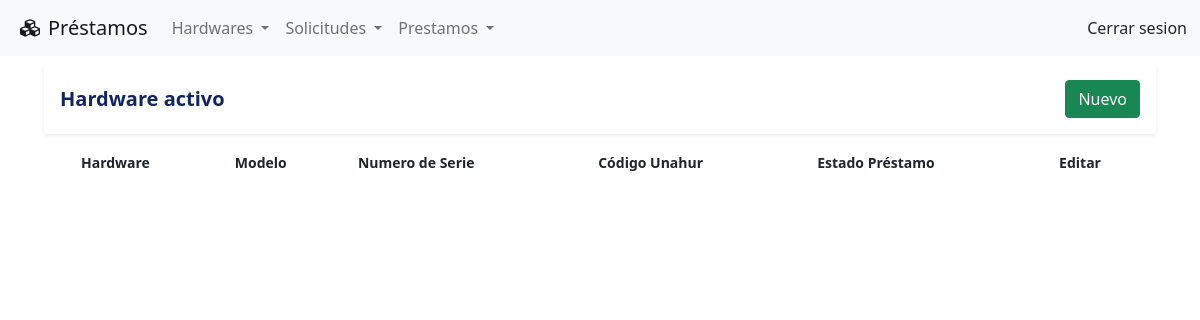
/hardware/activo, run on an earlier commit of the app's database.
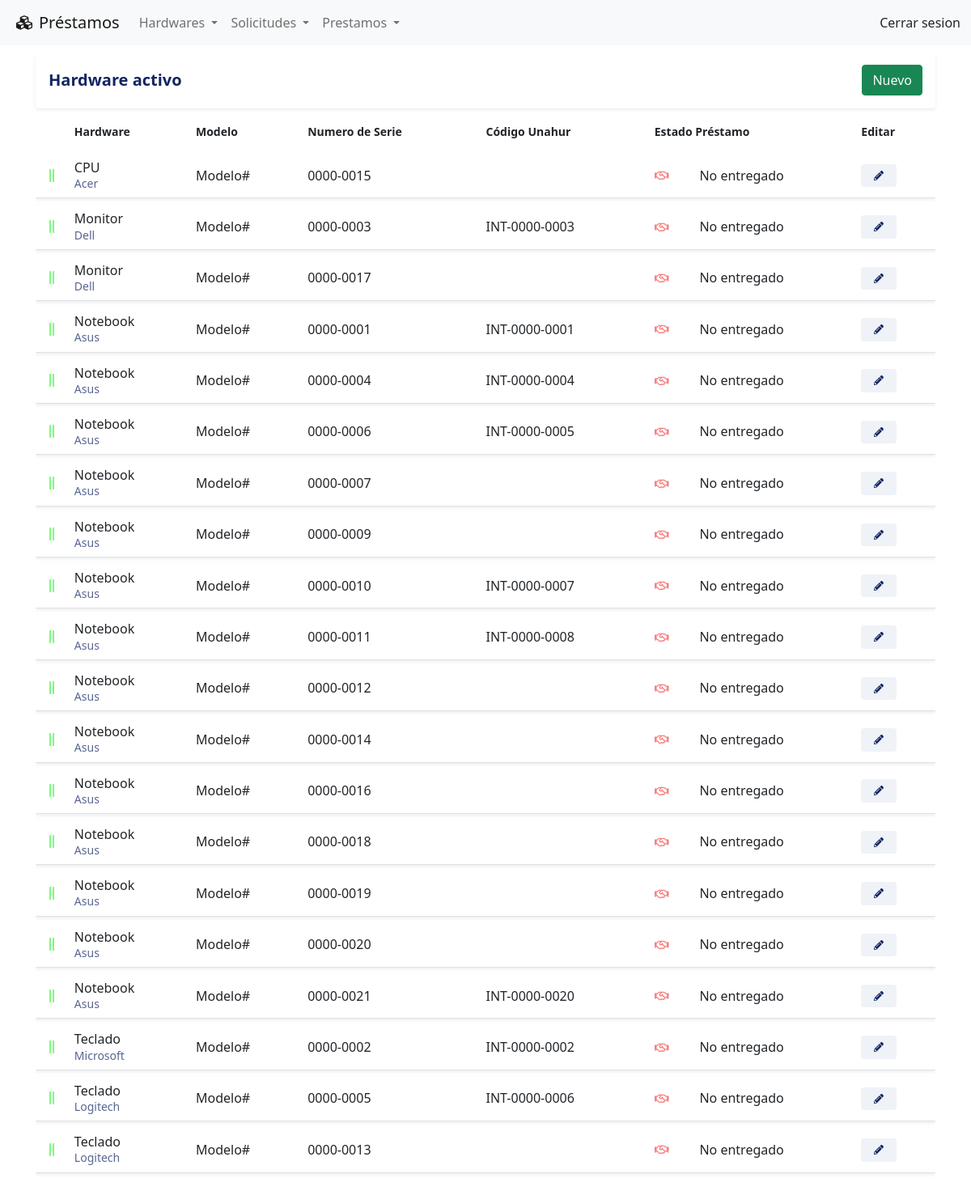
And on a later commit of the database.
### tables this page shows
CREATE TABLE IF NOT EXISTS hardwares
(
    id_hardware INT AUTO_INCREMENT PRIMARY KEY NOT NULL,
    id_tipo_hardware INT NOT NULL,
    id_marca INT NOT NULL,
    descripcion_hardware VARCHAR(1024),
    modelo VARCHAR(40) NOT NULL,
    numero_serie VARCHAR(40) NOT NULL UNIQUE,
    codigo_interno VARCHAR(40),
    id_estado_hardware INT NOT NULL,
    id_estado_prestamo INT NOT NULL,
    created_at TIMESTAMP DEFAULT CURRENT_TIMESTAMP,
    updated_at DATETIME DEFAULT CURRENT_TIMESTAMP ON UPDATE CURRENT_TIMESTAMP,
    FOREIGN KEY (id_tipo_hardware) REFERENCES tipos_hardware (id_tipo_hardware),
    FOREIGN KEY (id_marca) REFERENCES marcas (id_marca)
);

CREATE TABLE IF NOT EXISTS tipos_hardware
(
    id_tipo_hardware INT AUTO_INCREMENT PRIMARY KEY NOT NULL,
    tipo_hardware VARCHAR(40) NOT NULL UNIQUE,
    created_at TIMESTAMP DEFAULT CURRENT_TIMESTAMP,
    updated_at DATETIME DEFAULT CURRENT_TIMESTAMP ON UPDATE CURRENT_TIMESTAMP
);

CREATE TABLE IF NOT EXISTS marcas
(
    id_marca INT AUTO_INCREMENT PRIMARY KEY NOT NULL,
    marca VARCHAR(40) NOT NULL UNIQUE,
    created_at TIMESTAMP DEFAULT CURRENT_TIMESTAMP,
    updated_at DATETIME DEFAULT CURRENT_TIMESTAMP ON UPDATE CURRENT_TIMESTAMP
);

CREATE TABLE IF NOT EXISTS estados_prestamo
( 
    id_estado_prestamo INT AUTO_INCREMENT PRIMARY KEY NOT NULL, 
    estado_prestamo VARCHAR(40) NOT NULL UNIQUE,
    color_estado_prestamo VARCHAR(40) NOT NULL, 
    created_at TIMESTAMP DEFAULT CURRENT_TIMESTAMP,
    updated_at DATETIME DEFAULT CURRENT_TIMESTAMP ON UPDATE CURRENT_TIMESTAMP
);

### controllers/hardwareController.php (called while the page is built, shortened)
<?php
require_once 'models/hardwareModel.php';
class HardwareController{
    public function activo() {
        $hardware = new HardwareModel();
        $hardwares = $hardware->getAll();
        $estado = 1;
        require_once 'views/hardware/listado.php';
    }
}

### index.php (called while the page is built, shortened)
<?php
    require_once "config/database.php";
    include_once "views/layouts/header.php";
    include_once "views/layouts/main.php";
    include_once "views/layouts/footer.php";
?>

### config/database.php (called while the page is built)
<?php
class Database {
    public static function connect(){
        $db = new mysqli('localhost', 'root', '', 'prestamos');
        $db->query ("SET NAMES 'utf-8'");
        return $db;
    }
}

### models/hardwareModel.php (called while the page is built, shortened)
<?php
class HardwareModel{
    private $db;
    public function __construct() {
        $this->db = Database::connect();
    }
    public function getAll() {
            $hardwares = $this->db->query(
                "SELECT
                    hardwares.id_hardware,
                    tipos_hardware.tipo_hardware,
                    marcas.marca,
                    hardwares.modelo,
                    hardwares.numero_serie,
                    hardwares.codigo_interno,
                    hardwares.id_estado_hardware,
                    estados_hardware.estado_hardware,
                    hardwares.id_estado_prestamo,
                    estados_prestamo.estado_prestamo,
                    hardwares.descripcion_hardware,
                    hardwares.created_at AS created_at_hardware
                FROM
                    hardwares
                INNER JOIN
                    tipos_hardware ON hardwares.id_tipo_hardware = tipos_hardware.id_tipo_hardware
                INNER JOIN
                    marcas ON hardwares.id_marca = marcas.id_marca
                INNER JOIN
                    estados_hardware ON hardwares.id_estado_hardware = estados_hardware.id_estado_hardware
                INNER JOIN
                    estados_prestamo ON hardwares.id_estado_prestamo = estados_prestamo.id_estado_prestamo
                ORDER BY tipos_hardware.tipo_hardware, hardwares.numero_serie;
            ");
            return $hardwares;
    }
}

### views/hardware/listado.php (the view, shortened to what the changed rows need)
<div class="row">
    <div class="col">
        <div class="table-responsive">
            <table class="table table-hover">
                <thead class="thead-light">
                    <tr>
                        <th scope="col"><small class="font-weight-bold"><small></th>
                        <th scope="col"><small class="font-weight-bold">Hardware<small></th>
                        <th scope="col"><small class="font-weight-bold">Modelo<small></th>
                        <th scope="col"><small class="font-weight-bold">Numero de Serie<small></th>
                        <th scope="col"><small class="font-weight-bold">Código Unahur<small></th>
                        <th scope="col" colspan=2><small class="font-weight-bold">Estado Préstamo<small></th>
                        <th scope="col"><small class="font-weight-bold">Editar<small></th>
                    </tr>
                </thead>
                <tbody>
                    <?php while($dato = $hardwares->fetch_object()): ?>
                    <?php  $ultimo = $dato->id_estado_hardware;
                        if($ultimo == $estado) {
                    ?>
                        <tr class="shadow-sm">
                            <td class="align-middle text-center">
                                <i class="fas fa-grip-lines-vertical"
                                        <?php
                                            switch ($estado) {
                                                case 1:
                                                    echo  'style="color:rgba(0, 244, 0, 0.5)"';
                                                break;
                                        }
                                    ?>
                                > </i>
                            </td>
                            <td><span class="d-block"><?= $dato->tipo_hardware; ?></span><small class="text-muted"><?= $dato->marca; ?></small>
                            </td>
                            <td class="align-middle"><span><?= $dato->modelo; ?></span></td>
                            <td class="align-middle"><span><?= $dato->numero_serie; ?></span></td>
                            <td class="align-middle"><span><?= $dato->codigo_interno; ?></span></td>
                            <td class="align-middle"><span>
                                <i class="far fa-handshake fa-sm"
                                            <?php
                                                switch ($dato->id_estado_prestamo) {
                                                    case 1:
                                                        echo  'style="color:rgba(244, 0, 0, 0.5)"';
                                                    break;
                                            }
                                        ?>
                                    > </i>
                                </span>
                            </td>
                            <td class="align-middle">
                                <?= $dato->estado_prestamo; ?>
                            </td>
                            <td class="align-middle">
                                <a href = "<?= URL ?>hardware/editar&id=<?=$dato->id_hardware?>">
                                    <span class="badge badge-secondary"><i class="fas fa-pencil-alt"></i></span>
                                </a>
                            </td>
                        </tr>
                    <?php } endwhile; ?>
                </tbody>
            </table>
        </div>
    </div>
</div>

What changed in the data, as far as the page shows it:
now on this page (row edited): hardwares: id_tipo_hardware.tipo_hardware "CPU", id_marca.marca "Acer", modelo "Modelo#", numero_serie "0000-0015", id_estado_prestamo.estado_prestamo "No entregado"
now on this page (row edited): hardwares: id_tipo_hardware.tipo_hardware "Monitor", id_marca.marca "Dell", modelo "Modelo#", numero_serie "0000-0003", codigo_interno "INT-0000-0003", id_estado_prestamo.estado_prestamo "No entregado"
now on this page (row edited): hardwares: id_tipo_hardware.tipo_hardware "Monitor", id_marca.marca "Dell", modelo "Modelo#", numero_serie "0000-0017", id_estado_prestamo.estado_prestamo "No entregado"
now on this page (row edited): hardwares: id_tipo_hardware.tipo_hardware "Notebook", id_marca.marca "Asus", modelo "Modelo#", numero_serie "0000-0001", codigo_interno "INT-0000-0001", id_estado_prestamo.estado_prestamo "No entregado"
now on this page (row edited): hardwares: id_tipo_hardware.tipo_hardware "Notebook", id_marca.marca "Asus", modelo "Modelo#", numero_serie "0000-0004", codigo_interno "INT-0000-0004", id_estado_prestamo.estado_prestamo "No entregado"
now on this page (row edited): hardwares: id_tipo_hardware.tipo_hardware "Notebook", id_marca.marca "Asus", modelo "Modelo#", numero_serie "0000-0006", codigo_interno "INT-0000-0005", id_estado_prestamo.estado_prestamo "No entregado"
now on this page (row edited): hardwares: id_tipo_hardware.tipo_hardware "Notebook", id_marca.marca "Asus", modelo "Modelo#", numero_serie "0000-0007", id_estado_prestamo.estado_prestamo "No entregado"
now on this page (row edited): hardwares: id_tipo_hardware.tipo_hardware "Notebook", id_marca.marca "Asus", modelo "Modelo#", numero_serie "0000-0009", id_estado_prestamo.estado_prestamo "No entregado"
now on this page (row edited): hardwares: id_tipo_hardware.tipo_hardware "Notebook", id_marca.marca "Asus", modelo "Modelo#", numero_serie "0000-0010", codigo_interno "INT-0000-0007", id_estado_prestamo.estado_prestamo "No entregado"
now on this page (row edited): hardwares: id_tipo_hardware.tipo_hardware "Notebook", id_marca.marca "Asus", modelo "Modelo#", numero_serie "0000-0011", codigo_interno "INT-0000-0008", id_estado_prestamo.estado_prestamo "No entregado"
now on this page (row edited): hardwares: id_tipo_hardware.tipo_hardware "Notebook", id_marca.marca "Asus", modelo "Modelo#", numero_serie "0000-0012", id_estado_prestamo.estado_prestamo "No entregado"
now on this page (row edited): hardwares: id_tipo_hardware.tipo_hardware "Notebook", id_marca.marca "Asus", modelo "Modelo#", numero_serie "0000-0014", id_estado_prestamo.estado_prestamo "No entregado"
now on this page (row edited): hardwares: id_tipo_hardware.tipo_hardware "Notebook", id_marca.marca "Asus", modelo "Modelo#", numero_serie "0000-0016", id_estado_prestamo.estado_prestamo "No entregado"
now on this page (row edited): hardwares: id_tipo_hardware.tipo_hardware "Notebook", id_marca.marca "Asus", modelo "Modelo#", numero_serie "0000-0018", id_estado_prestamo.estado_prestamo "No entregado"
now on this page (row edited): hardwares: id_tipo_hardware.tipo_hardware "Notebook", id_marca.marca "Asus", modelo "Modelo#", numero_serie "0000-0019", id_estado_prestamo.estado_prestamo "No entregado"
now on this page (row edited): hardwares: id_tipo_hardware.tipo_hardware "Notebook", id_marca.marca "Asus", modelo "Modelo#", numero_serie "0000-0020", id_estado_prestamo.estado_prestamo "No entregado"
now on this page (row edited): hardwares: id_tipo_hardware.tipo_hardware "Notebook", id_marca.marca "Asus", modelo "Modelo#", numero_serie "0000-0021", codigo_interno "INT-0000-0020", id_estado_prestamo.estado_prestamo "No entregado"
now on this page (row edited): hardwares: id_tipo_hardware.tipo_hardware "Teclado", id_marca.marca "Microsoft", modelo "Modelo#", numero_serie "0000-0002", codigo_interno "INT-0000-0002", id_estado_prestamo.estado_prestamo "No entregado"
now on this page (row edited): hardwares: id_tipo_hardware.tipo_hardware "Teclado", id_marca.marca "Logitech", modelo "Modelo#", numero_serie "0000-0005", codigo_interno "INT-0000-0006", id_estado_prestamo.estado_prestamo "No entregado"
now on this page (row edited): hardwares: id_tipo_hardware.tipo_hardware "Teclado", id_marca.marca "Logitech", modelo "Modelo#", numero_serie "0000-0013", id_estado_prestamo.estado_prestamo "No entregado"
